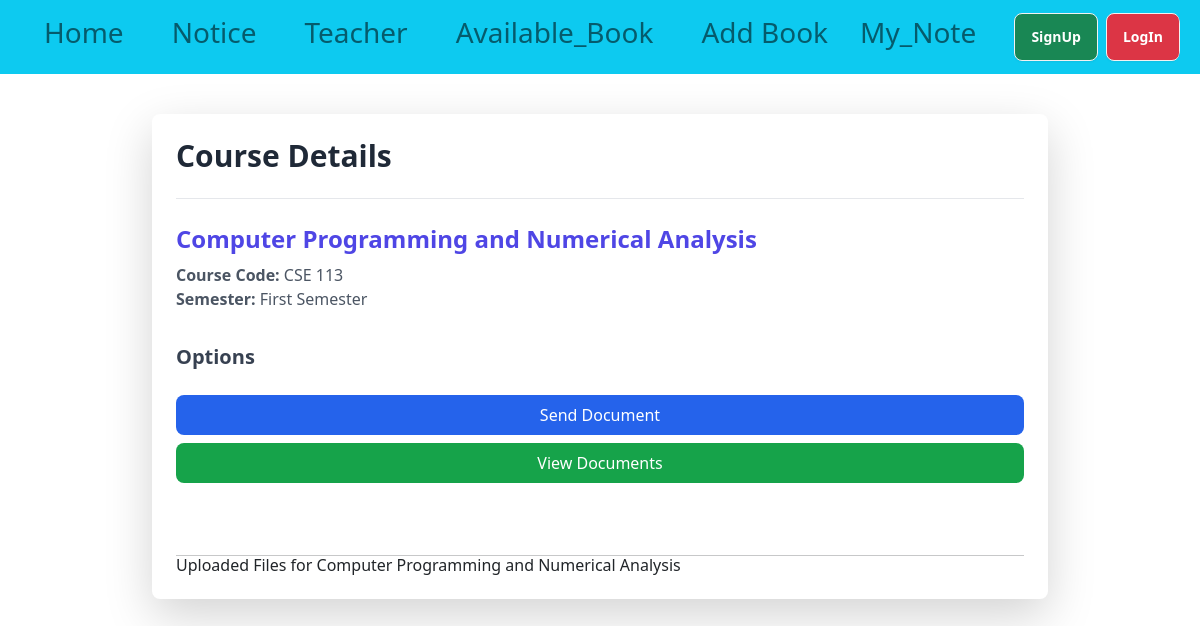
The page /courses/3/detail/ on the database its author committed.
### courses/models.py (models this page shows, shortened)
class Course(models.Model):
    name = models.CharField(max_length=200)
    code = models.CharField(max_length=20)
    semester = models.ForeignKey(Semester, on_delete=models.CASCADE, related_name='courses')

class Semester(models.Model):
    name = models.CharField(max_length=100)
    number = models.PositiveIntegerField()

### courses/views.py (the view)
# urls.py: path('<int:course_id>/detail/', views.course_detail, name='course_detail'),  # A view to show course details and options
def course_detail(request, course_id):
    course = get_object_or_404(Course, id=course_id)
    return render(request, 'courses/course_detail.html', {'course': course})

### courses/templates/courses/course_detail.html (shortened to what this page needs)
{% extends 'base.html' %}
{% block content %}
<div class="max-w-4xl mx-auto p-6 bg-white shadow-lg rounded-lg mt-10">
    <h1 class="text-3xl font-bold text-gray-800 border-b pb-4">Course Details</h1>
    <div class="mt-6">
        <h2 class="text-2xl font-semibold text-indigo-600">{{ course.name }}</h2>
        <p class="text-gray-600 mt-2"><strong>Course Code:</strong> {{ course.code }}</p>
        <p class="text-gray-600"><strong>Semester:</strong> {{ course.semester.name }}</p>
    </div>
    <div class="mt-8">
        <h3 class="text-xl font-semibold text-gray-700">Options</h3>
        <ul class="mt-4 space-y-2">
            <li>
                <a href="{% url 'upload_document' course.id %}"
                   class="block w-full px-4 py-2 text-center text-white bg-blue-600 hover:bg-blue-700 rounded-lg transition">
                    Send Document
                </a>
            </li>
            <li>
                <a href="{% url 'document_list' course.id %}"
                   class="block w-full px-4 py-2 text-center text-white bg-green-600 hover:bg-green-700 rounded-lg transition">
                    View Documents
                </a>
            </li>
        </ul>
    </div>
    <br> <br> <br>
    <hr>
    <h2>Uploaded Files for {{ course.name }}</h2>
</div>
{% endblock %}

### rows shown on the page
Course: name "Computer Programming and Numerical Analysis", code "CSE 113", semester.name "First Semester"
